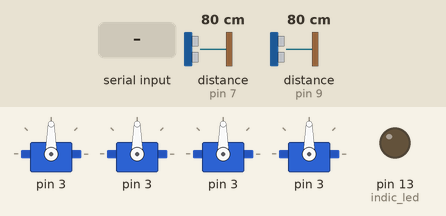
A sketch run on a simulated Arduino Uno, built with avr-gcc and run on an emulated ATmega328P. On the bench: 4 × servo, output pins drawn as LEDs (lit = HIGH). The test bench sets the inputs (shaded band); at power-on: distance to the obstacle (sensors on pin 7, pin 9) 80 cm. The echo pulse lasts 58.3 µs per cm; pins used as bus, display or sensor lines are not drawn; what the sketch prints to the serial monitor is not drawn.

Above: at 1.2 s.
1.3 s: "Duration 1 :\n" received over Serial
At 3.8 s:
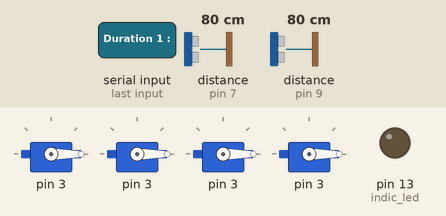
Timing chart, 0 to 5.3 s (numbered marks = the images above; inputs shaded):
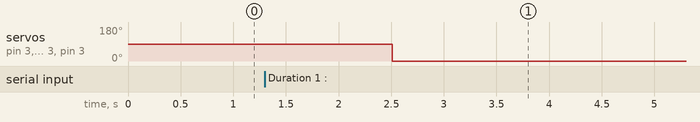

Measured:
- after the input at 1.3 s, servo on pin 3, servo on pin 3, servo on pin 3, servo on pin 3: 90° → 0° after 1.2 s

The sketch:

kt_prog.ino
```cpp
// Kribo Tech

// control system
/* --> bridge between main system to arduino using the serial communicatoin

   --> connect arduino to the main system via system cable (USB -A)
*/


#include <Servo.h>
#include <SoftwareSerial.h>


#ifndef time_delay
#define time_delay 100
#define servo_1 3
#define servo_2 4
#define servo_3 5
#define servo_4 6
#define ult1_echo 7
#define ult1_trig 8
#define ult2_echo 9
#define ult2_trig 10
#define indic_led 13
#define servo_init_pos 0
#define servo_end_pos 90
#define servo_delay 15
#endif

float ult_calc1(int,int);
float ult_calc2(int,int);
void pin_def();
void servo_init(int,int,int,int);
void servo_init_state();
void servo_end_state();

struct calc{
  float distance;
  long duration;
  long r_c;
};

// Servo definition
Servo servo1;
Servo servo2;
Servo servo3;
Servo servo4;

float td_1,td_2;
String Serial_read;

void pin_def()
{
  pinMode(indic_led, OUTPUT);
  pinMode(ult1_echo, INPUT);
  pinMode(ult2_echo, INPUT);
  pinMode(ult1_trig, OUTPUT);
  pinMode(ult2_trig, OUTPUT);

}

void servo_init(int s1,int s2,int s3,int s4)
{
  servo1.attach(s1);
  servo2.attach(s1);
  servo3.attach(s1);
  servo4.attach(s1);
}

void servo_init_state()
{
  servo1.write(servo_init_pos);
  servo2.write(servo_init_pos);
  servo3.write(servo_init_pos);
  servo4.write(servo_init_pos);
}
void servo_end_state()
{
  servo1.write(servo_end_pos);
  servo2.write(servo_end_pos);
  servo3.write(servo_end_pos);
  servo4.write(servo_end_pos);
}

float ult_calc1(int echo_port,int trig_port)
{
  calc u1;
  digitalWrite(trig_port, LOW);
  digitalWrite(trig_port, HIGH);
  delayMicroseconds(100);
  digitalWrite(trig_port, LOW);
  u1.duration=pulseIn(echo_port, HIGH);
  u1.r_c=3.4*u1.duration/2;
  u1.distance=u1.r_c/100.00;

  /*Serial.print("Duration 1 :");
  Serial.print(u1.duration);
  Serial.print("\n");
*/
  //Serial.print("Distance 1 :");
  if (u1.duration > 38000)
  {
    Serial.println("System out of range");
    digitalWrite(indic_led, HIGH);   // led blinks 100ms for ultrasonic 1 error
    delay(time_delay);
    digitalWrite(indic_led, LOW);
    delay(time_delay);
  }
  //else Serial.print(u1.distance);
  //Serial.print("\n");

  delay(time_delay);

  return u1.distance;

}

float ult_calc2(int echo_port,int trig_port)
{
  calc u2;
  digitalWrite(trig_port, LOW);
  digitalWrite(trig_port, HIGH);
  delayMicroseconds(100);
  digitalWrite(ult2_trig, LOW);
  u2.duration=pulseIn(echo_port, HIGH);
  u2.r_c=3.4*u2.duration/2;
  u2.distance=u2.r_c/100.00;

  /*Serial.print("Duration 2 :");
  Serial.print(u2.duration);
  Serial.print("\n");

  Serial.print("Distance 2 :");*/

  if (u2.duration > 38000)
  {
    Serial.println("System out of range");
    digitalWrite(indic_led, HIGH);  // led blinks 500ms for ultrasonic 1 error
    delay(500);
    digitalWrite(indic_led, LOW);
    delay(500);
  }
  //else Serial.print(u1.distance);
  //Serial.print("\n");

  delay(time_delay);

  return u2.distance;


}


void setup()
{
  Serial.begin(115200);
  Serial.println("[info .. ] system started to initialise");
  Serial.println("[info .. ] motors started started to initialise");
  pin_def();
  servo_init(servo_1,servo_2,servo_3,servo_4);
  Serial.print("[info .. ] system initialise done ...");
  Serial.print("If you need to check the system working uncomment all the serial part in the program");
  Serial.print("\n");
  Serial.print("while system working comment all the uncommented lines");
  Serial.print("\n");
}

void loop()
{
  while (!Serial.available());

  if (Serial.available())
  {
  Serial_read = Serial.readString();
  }

  /*Serial.print("[Serial Data { } .. ]");
  Serial.print(Serial_read);
  Serial.print("\n");
*/

  td_1=ult_calc1(ult1_echo,ult1_trig);
  td_2=ult_calc2(ult2_echo,ult2_trig);


  if (Serial_read == "a") // process after the object is detected ; a --> center point detection
  {
    if (td_1 <= 100) // change to the respective values
    {
    servo1.write(servo_init_pos); // for left side
    servo2.write(servo_init_pos);
    }
    else if (td_2 <=100) // change to the respective values
    {
      servo3.write(servo_init_pos); // for right side
      servo4.write(servo_init_pos);
    }
    else
    {
      servo_end_state();
    }
  }

  else if ((td_1 <= 100) && (Serial_read == "l")) // change to the respective values ; l --> left point detection
  {
  servo1.write(servo_init_pos); // for left side
  servo2.write(servo_init_pos);
  }
  else if ((td_2 <=100) && (Serial_read == "r")) // change to the respective values ; r --> right point detection
  {
    servo3.write(servo_init_pos); // for right side
    servo4.write(servo_init_pos);
  }

  else if (Serial_read == "e") servo_init_state(); // on main System exit

  else servo_init_state();  // default


  Serial_read = "0";

  delay(100);

}
```
